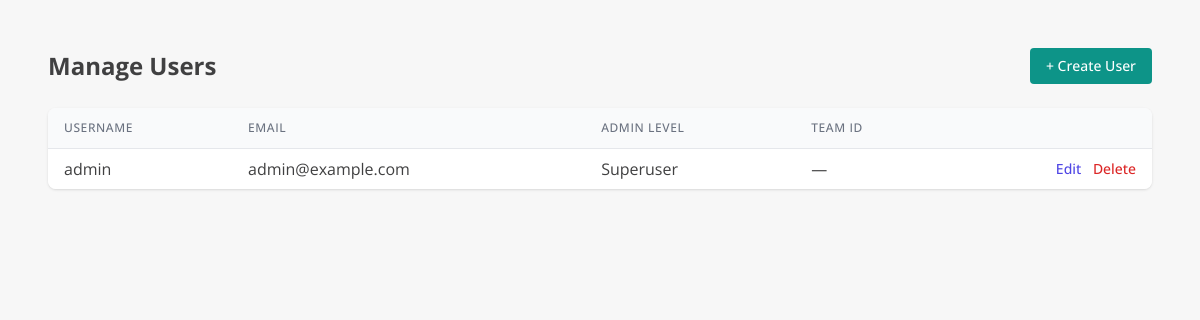
Before: /admin/users (signed in) with the older database file.
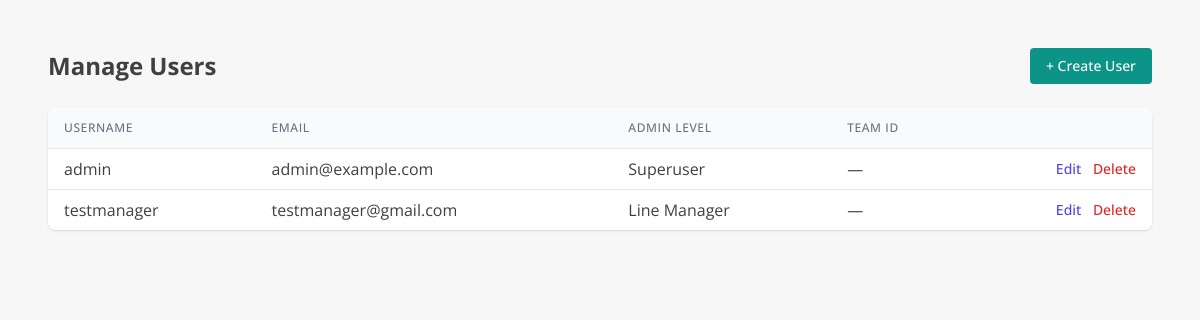
After: the same page with the newer database file.
### models.py (models this page shows, shortened)
class User(db.Model, UserMixin):
    id = db.Column(db.Integer, primary_key=True)
    username = db.Column(db.String(80), unique=True, nullable=False)
    email = db.Column(db.String(120), unique=True, nullable=False)
    password_hash = db.Column(db.String(200), nullable=False)
    admin_level = db.Column(db.Integer, default=0)  # 0 = line mgr, 1 = admin, 2 = superuser
    team_id = db.Column(db.Integer, nullable=True)
    def is_superuser(self):
        return self.admin_level == 2

### app.py (the view)
@app.route('/admin/users')
@login_required
def manage_users():
    if not current_user.is_superuser():
        flash('Access denied.', 'danger')
        return redirect(url_for('dashboard'))
    users = User.query.all()
    return render_template('admin_users.html', users=users)

### app.py (called while the page is built)
@app.context_processor
def inject_module():
    return dict(active_module=session.get('active_module'))

@app.context_processor
def inject_csrf_token():
    return dict(csrf_token=generate_csrf)

@login_manager.user_loader
def load_user(user_id):
    return db.session.get(User, int(user_id))

@app.before_request
def set_active_module():
    path = request.path.lower()
    if path.startswith('/pip/') or \
       path.startswith('/employee/') or \
       path in ['/dashboard', '/pip_list', '/employee/list', '/employee/add', '/pip/select-employee']:
        session['active_module'] = 'PIP'
    elif path.startswith('/probation/'):
        session['active_module'] = 'Probation'
    elif path == '/':
        session.pop('active_module', None)

@app.context_processor
def inject_csrf_token():
    return dict(csrf_token=generate_csrf)

### templates/admin_users.html
{% extends "base.html" %}
{% block content %}
<div class="p-6">
  <div class="flex items-center justify-between mb-6">
    <h1 class="text-2xl font-bold">Manage Users</h1>
    <a href="{{ url_for('create_user') }}" class="inline-flex items-center px-4 py-2 bg-teal-600 text-white text-sm font-medium rounded hover:bg-teal-700">
      + Create User
    </a>
  </div>
  <div class="overflow-x-auto bg-white shadow rounded-lg">
    <table class="min-w-full divide-y divide-gray-200">
      <thead class="bg-gray-50">
        <tr>
          <th class="px-4 py-3 text-left text-xs font-medium text-gray-500 uppercase tracking-wider">Username</th>
          <th class="px-4 py-3 text-left text-xs font-medium text-gray-500 uppercase tracking-wider">Email</th>
          <th class="px-4 py-3 text-left text-xs font-medium text-gray-500 uppercase tracking-wider">Admin Level</th>
          <th class="px-4 py-3 text-left text-xs font-medium text-gray-500 uppercase tracking-wider">Team ID</th>
          <th class="px-4 py-3"></th>
        </tr>
      </thead>
      <tbody class="bg-white divide-y divide-gray-200">
        {% for user in users %}
        <tr>
          <td class="px-4 py-2 whitespace-nowrap">{{ user.username }}</td>
          <td class="px-4 py-2 whitespace-nowrap">{{ user.email }}</td>
          <td class="px-4 py-2 whitespace-nowrap">
            {% if user.admin_level == 2 %}
              Superuser
            {% elif user.admin_level == 1 %}
              Admin
            {% else %}
              Line Manager
            {% endif %}
          </td>
          <td class="px-4 py-2 whitespace-nowrap">{{ user.team_id or '—' }}</td>
          <td class="px-4 py-2 whitespace-nowrap text-right text-sm font-medium">
            <a href="{{ url_for('edit_user', user_id=user.id) }}" class="text-indigo-600 hover:text-indigo-900 mr-2">Edit</a>
            <form method="POST" action="{{ url_for('delete_user', user_id=user.id) }}" class="inline" onsubmit="return confirm('Are you sure you want to delete this user?');">
              <button type="submit" class="text-red-600 hover:text-red-800">Delete</button>
            </form>
          </td>
        </tr>
        {% endfor %}
      </tbody>
    </table>
  </div>
</div>
{% endblock %}

Changed rows visible on the page:
added User: username "testmanager", email "testmanager@gmail.com", admin_level "Line Manager", team_id "—"
